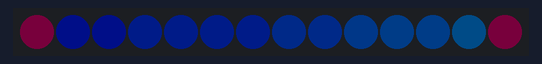
A sketch run on a simulated Arduino Leonardo, built with avr-gcc and run on an emulated ATmega32U4. On the bench: 14 RGB LEDs in strip order, left to right. Dim RGB values are drawn brighter than linear; colours are those a GRB WS2812 strip shows for the declared byte order; what the sketch prints to the serial monitor is not drawn.

Above: at 5.06 s.
At 17.13 s:
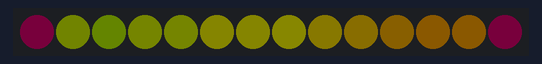
At 18.04 s:
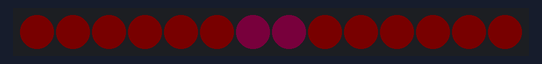
At 23.92 s:
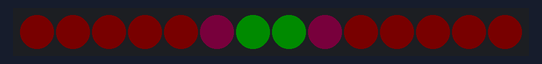
At 29.81 s:
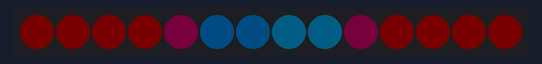
At 36.0 s:
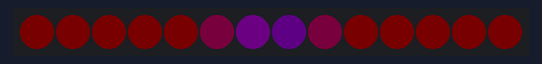

The sketch:

PCB_LED_Heart.ino.ino
```cpp
// Compile for Arduino Leonardo
#include <FastLED.h>

// How many leds in your strip?
#define NUM_LEDS 14
#define DATA_PIN 5

// Define the array of leds
CRGB leds[NUM_LEDS];

void setup() {
	Serial.begin(57600);
	Serial.println("resetting");
	FastLED.addLeds<WS2812,DATA_PIN,RGB>(leds,NUM_LEDS);
	FastLED.setBrightness(15);
}

void fadeall() { for(int i = 0; i < NUM_LEDS; i++) { leds[i].nscale8(250); } }

void loop() {
  for(int i = 0; i<7; i++) {
    static uint8_t hue = 0;
    // First slide the led in one direction
    for(int i = 0; i < NUM_LEDS; i++) {
      // Set the i'th led to red
      hue+=2;
      leds[i] = CHSV(hue, 255, 255);
      // Show the leds
      FastLED.show();
      // now that we've shown the leds, reset the i'th led to black
      // leds[i] = CRGB::Black;
      fadeall();
      // Wait a little bit before we loop around and do it again
      delay(50);
    }
  }
  for(int i = 0; i < NUM_LEDS / 2; i++) {
    leds[i] = CHSV(100, 100, 100);
    leds[NUM_LEDS-i - 1] = CHSV(100,100,100);
    FastLED.show();
    fadeall();
    delay(150);
  }
}
```
